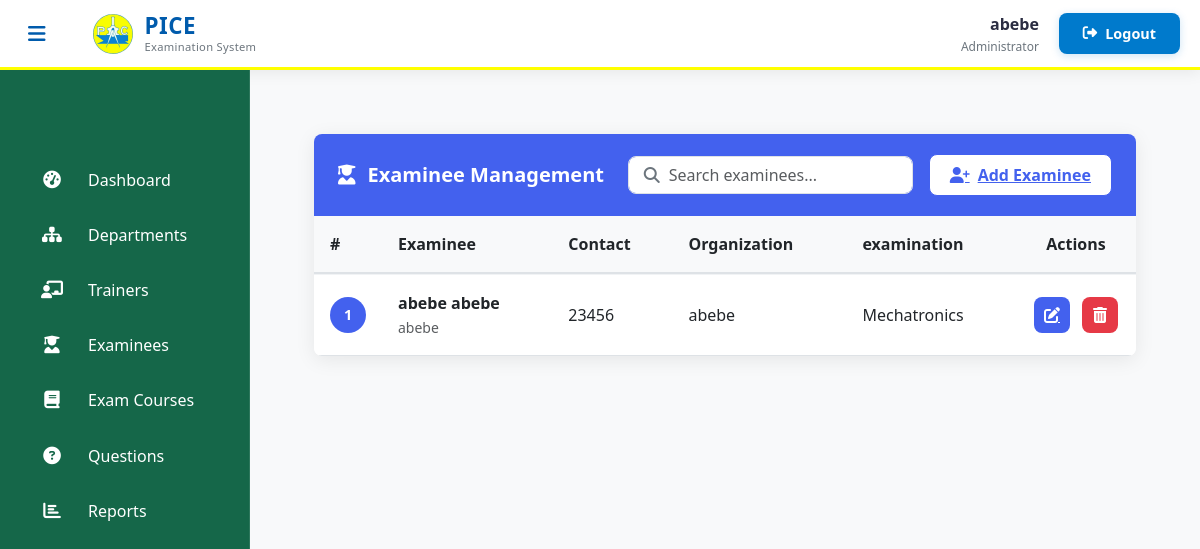
The app's page /admin-view-student (signed in), older data.
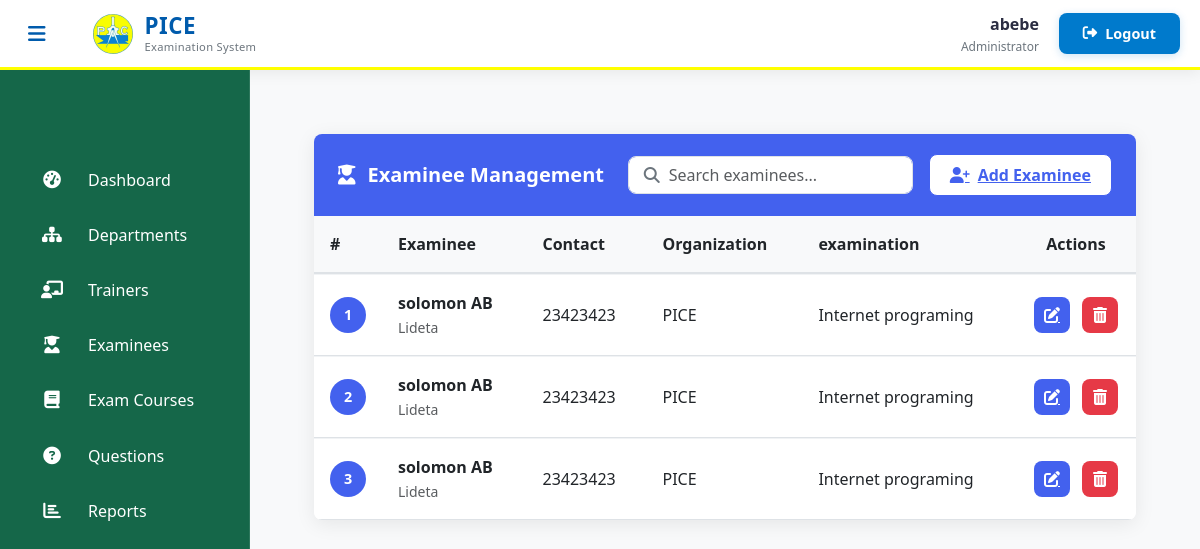
The same page, newer data.
### student/models.py (models this page shows, shortened)
class Student(models.Model):
    user=models.OneToOneField(User,on_delete=models.CASCADE)
    address = models.CharField(max_length=40)
    mobile = models.CharField(max_length=20,null=False)
    organization = models.CharField(max_length=200, null=False)
    course = models.ForeignKey(
        'exam.Course',
        on_delete=models.SET_NULL,
        null=True
    )
    department = models.ForeignKey(
        'exam.Department',  # Reference to your Department model
        on_delete=models.SET_NULL,
        null=True,
        blank=True,
        related_name='students'
    )
    @property
    def get_name(self):
        return self.user.first_name+" "+self.user.last_name

### exam/models.py (models this page shows, shortened)
class Course(models.Model):
    course_name = models.CharField(max_length=50)
    question_number = models.PositiveIntegerField()
    total_marks = models.PositiveIntegerField(default=100)
    given_time = models.PositiveIntegerField(default=60)
    department = models.ForeignKey(Department, on_delete=models.CASCADE, related_name='course_set')
    def __str__(self):
        return self.course_name

### exam/views.py (the view)
# urls.py: path('admin-view-student', views.admin_view_student_view,name='admin-view-student'),
@login_required(login_url='adminlogin')
def admin_view_student_view(request):
    student_list = SMODEL.Student.objects.all().order_by('id')  # or any other field you want to sort by
    paginator = Paginator(student_list, 10)
    page_number = request.GET.get('page')
    students = paginator.get_page(page_number)
    return render(request, 'exam/admin_view_student.html', {'students': students})

### templates/exam/admin_view_student.html (shortened to what this page needs)
{% extends 'exam/adminbase.html' %}
{% block content %}
{% load static %}
<head>
  <link href="https://cdn.jsdelivr.net/npm/bootstrap@5.3.0/dist/css/bootstrap.min.css" rel="stylesheet">
  <link rel="stylesheet" href="https://cdnjs.cloudflare.com/ajax/libs/font-awesome/6.4.0/css/all.min.css">
</head>
<div class="dashboard-container">
  <div class="card">
    <div class="card-header">
      <h5 class="card-title">
        <i class="fas fa-user-graduate"></i> Examinee Management
      </h5>
      <div class="header-actions">
        <div class="search-container">
          <i class="fas fa-search search-icon"></i>
          <input type="text" class="form-control search-input" placeholder="Search examinees...">
        </div>
        <a href="/student/studentsignup" class="add-examinee-btn">
          <i class="fas fa-user-plus"></i> Add Examinee
        </a>
      </div>
    </div>
    <div class="table-responsive">
      <table class="table table-hover align-middle">
        <thead>
          <tr>
            <th style="width: 50px;">#</th>
            <th>Examinee</th>
            <th>Contact</th>
            <th>Organization</th>
            <th>examination</th>
            <th class="text-center" style="width: 120px;">Actions</th>
          </tr>
        </thead>
        <tbody>
          {% if students %}
            {% for student in students %}
              <tr>
                <td>
                  <div class="avatar">
                    {{ forloop.counter0|add:students.start_index }}
                  </div>
                </td>
                <td>
                  <div class="fw-semibold">{{ student.get_name }}</div>
                  <small class="text-muted">{{ student.address|truncatechars:30 }}</small>
                </td>
                <td>
                  <div>{{ student.mobile }}</div>
                </td>
                <td>{{ student.organization|truncatechars:30|default:"-" }}</td>
                <td>{{ student.course|truncatechars:30|default:"-" }}</td>
                <td>
                  <div class="action-btns">
                    <a href="{% url 'update-student' student.id %}" class="btn-action btn-edit" title="Edit">
                      <i class="fas fa-edit"></i>
                    </a>
                    <a href="{% url 'delete-student' student.id %}"
                       class="btn-action btn-delete"
                       title="Delete"
                       onclick="return confirm('Are you sure you want to delete this examinee?');">
                      <i class="fas fa-trash-alt"></i>
                    </a>
                  </div>
                </td>
              </tr>
            {% endfor %}
          {% endif %}
        </tbody>
      </table>
    </div>
  </div>
</div>
{% endblock content %}

### templates/exam/adminbase.html (shortened to what this page needs)
<!DOCTYPE html>
{% load static %}
<html lang="en" dir="ltr">
<head>
  <link href="https://cdn.jsdelivr.net/npm/bootstrap@5.3.0/dist/css/bootstrap.min.css" rel="stylesheet">
  <link rel="stylesheet" href="https://cdnjs.cloudflare.com/ajax/libs/font-awesome/6.4.0/css/all.min.css">
</head>
<body>
  <header class="admin-header">
    <div class="header-container">
      <div class="header-left">
        <button class="sidebar-toggle" id="sidebarToggle">
          <i class="fas fa-bars"></i>
        </button>
        <div class="brand-logo">
          <img src="/static/image/logo.jpg" alt="PICE Logo" class="header-logo">
          <div class="logo-text">
            <span class="logo-main">PICE</span>
            <span class="logo-sub">Examination System</span>
          </div>
        </div>
      </div>
      <div class="header-right">
        <div class="user-profile">
          <span class="username">{{user.username}}</span>
          <div class="user-role">Administrator</div>
        </div>
        <a href="/logout" class="logout-btn">
          <i class="fas fa-sign-out-alt"></i>
          <span class="logout-text">Logout</span>
        </a>
      </div>
    </div>
  </header>
  <aside class="admin-sidebar">
    <nav class="sidebar-menu">
      <div class="menu-container">
        <a href="/admin-dashboard" class="menu-item">
          <div class="menu-icon"><i class="fas fa-tachometer-alt"></i></div>
          <span class="menu-text">Dashboard</span>
        </a>
        <a href="/admin-department" class="menu-item">
          <div class="menu-icon"><i class="fas fa-sitemap"></i></div>
          <span class="menu-text">Departments</span>
        </a>
        <a href="/admin-teacher" class="menu-item">
          <div class="menu-icon"><i class="fas fa-chalkboard-teacher"></i></div>
          <span class="menu-text">Trainers</span>
        </a>
        <a href="/admin-student" class="menu-item">
          <div class="menu-icon"><i class="fas fa-user-graduate"></i></div>
          <span class="menu-text">Examinees</span>
        </a>
        <a href="/admin-course" class="menu-item">
          <div class="menu-icon"><i class="fas fa-book"></i></div>
          <span class="menu-text">Exam Courses</span>
        </a>
        <a href="/admin-question" class="menu-item">
          <div class="menu-icon"><i class="fas fa-question-circle"></i></div>
          <span class="menu-text">Questions</span>
        </a>
        <a href="/admin-report" class="menu-item">
          <div class="menu-icon"><i class="fas fa-chart-bar"></i></div>
          <span class="menu-text">Reports</span>
        </a>
      </div>
    </nav>
  </aside>
  <main class="admin-content">
    {% block content %}{% endblock content %}
  </main>
</body>
</html>

### templates/exam/adminbase.html (style rules this page uses)
:root { --yellow-primary: #FFFF00; --blue-primary: #007ACC; --blue-dark: #005BAC; --sidebar-color: #156749; --content-bg: #FFFFFF; --card-bg: #F8F9FA; --text-light: #FFFFFF; --text-dark: #2B2D42; --text-muted: #6C757D; --border-radius: 8px; --transition: all 0.3s cubic-bezier(0.25, 0.8, 0.25, 1); }
body { font-family: 'Segoe UI', system-ui, -apple-system, sans-serif; background-color: var(--content-bg); color: var(--text-dark); overflow-x: hidden; }
.admin-header { background: #FFFFFF; height: 70px; position: fixed; top: 0; left: 0; right: 0; z-index: 1000; box-shadow: 0 2px 15px rgba(0, 0, 0, 0.08); border-bottom: 3px solid #FFFF00; display: flex; align-items: center; padding: 0 20px; }
.header-container { width: 100%; display: flex; justify-content: space-between; align-items: center; }
.header-left { display: flex; align-items: center; gap: 15px; }
.header-right { display: flex; align-items: center; gap: 20px; }
.sidebar-toggle { background: none; border: none; color: #005BAC; font-size: 1.25rem; cursor: pointer; padding: 8px; border-radius: 4px; transition: all 0.3s ease; }
.brand-logo { display: flex; align-items: center; gap: 12px; }
.header-logo { height: 40px; width: 40px; object-fit: contain; border-radius: 4px; }
.logo-text { display: flex; flex-direction: column; line-height: 1.2; }
.logo-main { font-weight: 700; font-size: 1.4rem; color: #005BAC; letter-spacing: 0.5px; }
.logo-sub { font-size: 0.7rem; color: #6C757D; font-weight: 500; letter-spacing: 0.3px; }
.user-profile { text-align: right; }
.username { font-weight: 600; color: #2B2D42; display: block; }
.user-role { font-size: 0.75rem; color: #6C757D; margin-top: 2px; }
.logout-btn { background: #007ACC; color: white; border: none; padding: 8px 16px; border-radius: 4px; font-weight: 500; font-size: 0.9rem; text-decoration: none; display: flex; align-items: center; gap: 8px; transition: all 0.3s ease; }
.logout-text { display: inline-block; }
.admin-sidebar { width: 250px; height: 100vh; position: fixed; top: 70px; left: 0; background: var(--sidebar-color); color: var(--text-light); transition: var(--transition); z-index: 1020; overflow-y: auto; border-right: 1px solid rgba(255, 255, 255, 0.1); padding-top: 4rem; }
.sidebar-menu { padding: 1rem 0; }
.menu-item { display: flex; align-items: center; padding: 0.85rem 1.5rem; color: var(--text-light); text-decoration: none; transition: var(--transition); margin: 0.25rem 1rem; border-radius: var(--border-radius); font-weight: 500; transition: background 0.3s ease, transform 0.2s ease; gap: 0.75rem; }
.menu-item i { width: 24px; text-align: center; margin-right: 0.75rem; font-size: 1.1rem; }
.admin-content { margin-left: 250px; margin-top: 70px; padding: 2rem; min-height: calc(100vh - 70px); transition: var(--transition); background-color: var(--card-bg); }
.logout-btn { background: var(--blue-primary); color: white; border: none; padding: 0.6rem 1.5rem; border-radius: var(--border-radius); font-weight: 600; transition: var(--transition); display: flex; align-items: center; gap: 0.5rem; box-shadow: 0 2px 8px rgba(0, 122, 204, 0.2); }
.sidebar-toggle { background: none; border: none; color: var(--blue-dark); font-size: 1.25rem; cursor: pointer; margin-right: 1.5rem; transition: var(--transition); }

Row changes from the older to the newer data that the page shows:
removed Student: get_name "abebe abebe", address "abebe", mobile "23456", organization "abebe", course "Mechatronics"
added Student: get_name "solomon AB", address "Lideta", mobile "23423423", organization "PICE", course "Internet programing"
added Student: get_name "solomon AB", address "Lideta", mobile "23423423", organization "PICE", course "Internet programing"
added Student: get_name "solomon AB", address "Lideta", mobile "23423423", organization "PICE", course "Internet programing"
